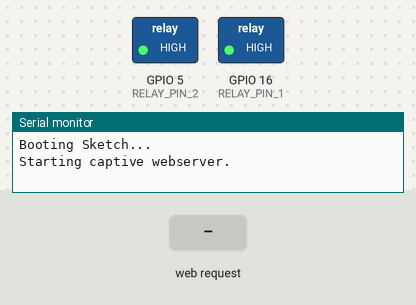
The sketch below on a simulated ESP8266 (NodeMCU). On the bench: switched loads named in the sketch (green lamp = pin HIGH), the last lines printed to the serial monitor. Inputs (shaded band) come from the test bench.

Above: at 1.2 s.
1.3 s: HTTP request GET /zap received
At 2.0 s:
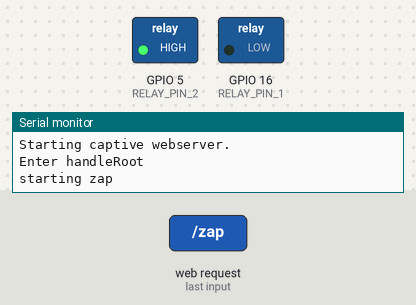
Timing chart, 0 to 4.3 s (numbered marks = the images above; inputs shaded):
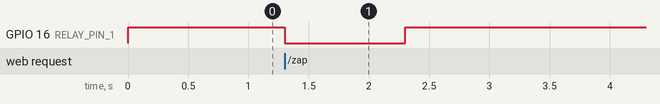

Measured:
- after the input at 1.3 s, GPIO 16 (RELAY_PIN_1): HIGH → LOW at once, → HIGH 1.0 s later

The sketch:

zapper.ino
```cpp
#include <ESP8266WiFi.h>
#include <DNSServer.h>
#include <ESP8266WebServer.h>

// Network name for Wifi Access Point
#define WIFI_SSID "Nerds Rule"

// Milliseconds to keep relay open
#define ZAP_TIME 1000

// Milliseconds to keep relay open
#define ZAP_INTERVAL 60000

// Pins connected to relay signal pins
#define RELAY_PIN_1 16
#define RELAY_PIN_2 5

// Misc Setup
const byte DNS_PORT = 53;
IPAddress apIP(192, 168, 1, 1);
DNSServer dnsServer;
ESP8266WebServer server(80);

// Misc variables for keeping track of things
unsigned long lastControlZapStartTime;
unsigned long lastZapIntervalStartTime;
unsigned long lastIntervalClickTime;
boolean zapping1 = false;
boolean zapping2 = false;
int zapIntervalCounter = 1;

// Webserver response to http://192.168.0.1/
// Displays a simple page for user interaction
void handleRoot() {
  Serial.println("Enter handleRoot");
  // Super simple website for user interaction
  // Show a button that hits a URL
  String content = "<html><body style=\"background-color:black;\"><div style=\"width:100%;height:100%;display:flex;align-items:center;justify-content:center;\">"
                   "<button class=\"button\" style=\"height:400px;width:400px;background-color:red;color:white;font-size:4em;border-radius:50%;\" onclick=\"send()\">Zap</button>"
                   "<script>function send(){ var xhttp = new XMLHttpRequest();"
                   "xhttp.open(\"GET\", \"zap\", true);"
                   "xhttp.send();}</script>"
                   "</body></html>";
  server.send(200, "text/html", content);
}

// Webserver response to http://192.168.0.1/zap
// Turns on the zapper
void handleControlZap() {
  Serial.println("Enter handleRoot");
  Serial.println("starting zap");
  // Set the time for zapper auto-off
  lastControlZapStartTime = millis();
  // Activate relay
  zapping1 = true;
  setRelayState(RELAY_PIN_1, zapping1);
  // Redirect the user to the default landing page
  server.sendHeader("Location", "/");
  server.sendHeader("Cache-Control", "no-cache");
  server.send(301);
}

// Run constantly to turn of the control zapper when the time has expired
void checkControlTimer() {
  // If currently zapping
  if (zapping1) {
    // Check if they've had enough
    if (millis() - lastControlZapStartTime > ZAP_TIME) {
      // Disable relay
      zapping1 = false;
      setRelayState(RELAY_PIN_1, zapping1);
      Serial.println("ending controlled zap");
    }
  }
}

// Run constantly to control the interval zapper
void checkIntervalTimer() {
  //if not currently zapping
  if (!zapping2) {
    //check when next zap should happen
    long zapIntervalWait = ZAP_INTERVAL - ( 500 * zapIntervalCounter );
    //if it's time for a zap
    if (millis() - lastZapIntervalStartTime > zapIntervalWait) {
      zapping2 = true;
      setRelayState(RELAY_PIN_2, zapping2);
      Serial.println("start interval zap");
      Serial.print("counter: ");
      Serial.println(zapIntervalCounter);
    }
  }
  //if currently zapping
  else {
    //check when zap should stop
    if (millis() - lastZapIntervalStartTime > ZAP_INTERVAL) {
      lastZapIntervalStartTime = millis();
      //reset the counter after 5
      zapIntervalCounter %= 5;
      zapIntervalCounter++;
      zapping2 = false;
      setRelayState(RELAY_PIN_2, zapping2);
      Serial.println("stop interval zap");
    }
  }
}

// Hide the confusing fact that you have to set the LED_BUILTING pin to LOW to turn on the zapper
// Ain't noone got time for that
void setRelayState(int relay, bool zap) {
  digitalWrite(relay, !zap);
}

// Initial Arduino setup
void setup() {
  Serial.begin(115200);
  Serial.println("Booting Sketch...");

  // Initialize the relay pins as an output
  pinMode(RELAY_PIN_1, OUTPUT);
  pinMode(RELAY_PIN_2, OUTPUT);
  // Initialize the relays to the predetermined start state
  setRelayState(RELAY_PIN_1, zapping1);
  setRelayState(RELAY_PIN_2, zapping2);

  // Set up the Wifi to be an Access Point
  WiFi.mode(WIFI_AP);
  WiFi.softAPConfig(apIP, apIP, IPAddress(255, 255, 255, 0));
  // Start the access point with the predetermined SSID
  WiFi.softAP(WIFI_SSID);

  Serial.println("Starting captive webserver.");

  // If DNSServer is started with "*" for domain name, it will reply with
  // this device's IP to all DNS request. This makes it a 'captive portal'.
  // Most smartphones will automatically direct the user to this page when connected.
  dnsServer.start(DNS_PORT, "*", apIP);

  // This is the default endpoint returned when the user is directed to our IP
  server.on("/", HTTP_GET, handleRoot);
  // This is the endpoint that activates the zapper
  server.on("/zap", HTTP_GET, handleControlZap);
  // Reply to any unknown requests to our default page
  server.onNotFound(handleRoot);
  server.begin();

}

// Arduino main loop
void loop() {
  // Handle any waiting DNS requests
  dnsServer.processNextRequest();
  // Handle any URL requests
  server.handleClient();
  // Check whether zapper needs to be turned off
  checkControlTimer();
  // Check whether anything needs to be done with the interval timer
  checkIntervalTimer();
}
```
